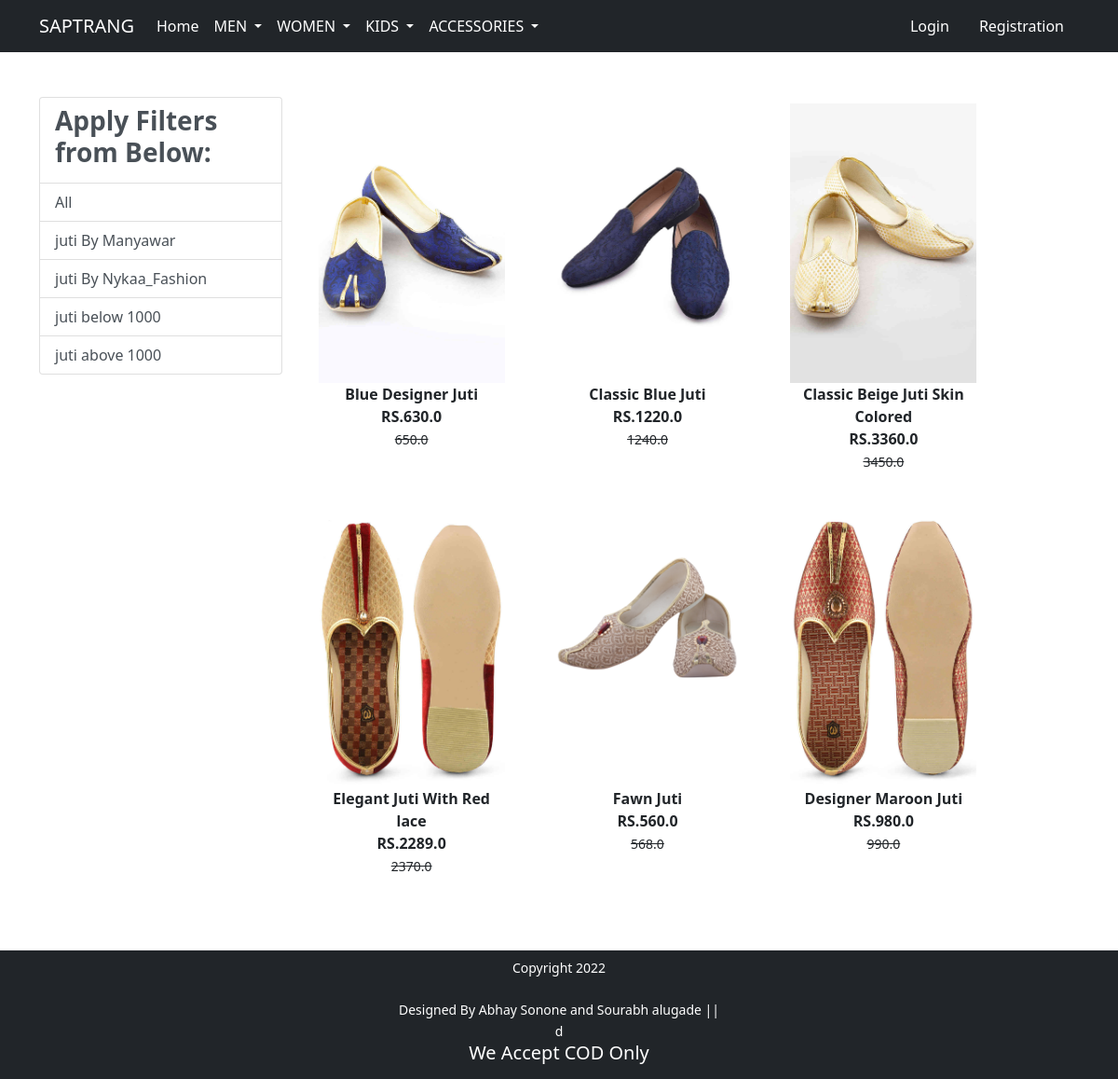
The page /juti/ on the database its author committed.
### app/models.py (models this page shows, shortened)
class Product(models.Model):
    title =models.CharField(max_length=100)
    selling_price =models.FloatField()
    discounted_price = models.FloatField()
    description = models.TextField()
    brand = models.CharField(max_length=100)
    category= models.CharField(choices=CATEGORY_CHOICES,max_length=5)
    product_image = models.ImageField(upload_to ="productimg")

### app/views.py (the view)
# urls.py: path('juti/', views.juti, name='juti'),
def juti(request, data=None):
    totalitem=0
    if data == None:
        juti = Product.objects.filter(category='jt')
    elif data=='Manyawar' or data=='Nykaa_Fashion':
        juti = Product.objects.filter(category='jt').filter(brand=data)
    elif data=='below':
        juti=Product.objects.filter(category='jt').filter(discounted_price__lt=1000)
    elif data=='above':
        juti=Product.objects.filter(category='jt').filter(discounted_price__gt=1000)
    if request.user.is_authenticated:
         totalitem= len(Cart.objects.filter(user=request.user))
    return render(request, 'app/juti.html',{'juti':juti,'totalitem':totalitem})

### app/templates/app/juti.html (shortened to what this page needs)
{% extends 'app/base.html' %}
{% load static %}
{% block main-content %}
<body>
<div class="container my-5  ">
 <div class="row">
  <div class="col-sm-3">
    <div class="list-group">
        <a href="#" class="list-group-item
         list-group-item-action" aria-current="true" ><h3 class="fw-bold">Apply Filters from Below:</h3></a>
        <a href="{% url 'juti' %}" class="list-group-item
         list-group-item-action" aria-current="true">All</a>
         <a href="{% url 'jutidata' 'Manyawar' %}" class="list-group-item
         list-group-item-action" aria-current="true">juti By Manyawar</a>
         <a href="{% url 'jutidata' 'Nykaa_Fashion' %}" class="list-group-item
         list-group-item-action" aria-current="true">juti By Nykaa_Fashion</a>
         <a href="{% url 'jutidata' 'below' %}" class="list-group-item
         list-group-item-action" aria-current="true">juti below 1000</a>
         <a href="{% url 'jutidata' 'above' %}" class="list-group-item
         list-group-item-action" aria-current="true">juti above 1000</a>
    </div>
  </div>
  <div class="col-sm-8">
      <div class="row">
          {% for product in juti %}
           <div class="col-sm-4 text-center mb-4">
               <a href="{% url 'product-detail' product.id %}" class="btn">
                   <div class="item">
                       <img src="{{product.product_image.url}}" alt="" height="300" class="">
                       <div class="fw-bold">{{product.description}}</div>
                       <div class="fw-bold">RS.{{product.discounted_price}}</div>
                       <small class="fw-light text-decoration-line-through">{{product.selling_price}}</small>
                   </div>
                </a>
            </div>
            {% endfor %}
        </div>
  </div>
 </div>
</div>
</body>
{% endblock main-content %}

### rows shown on the page
Product: product_image (picture), description "Blue Designer Juti", discounted_price "630.0", selling_price "650.0"
Product: product_image (picture), description "Classic Blue Juti", discounted_price "1220.0", selling_price "1240.0"
Product: product_image (picture), description "Classic Beige Juti Skin Colored", discounted_price "3360.0", selling_price "3450.0"
Product: product_image (picture), description "Elegant Juti With Red lace", discounted_price "2289.0", selling_price "2370.0"
Product: product_image (picture), description "Fawn Juti", discounted_price "560.0", selling_price "568.0"
Product: product_image (picture), description "Designer Maroon Juti", discounted_price "980.0", selling_price "990.0"
